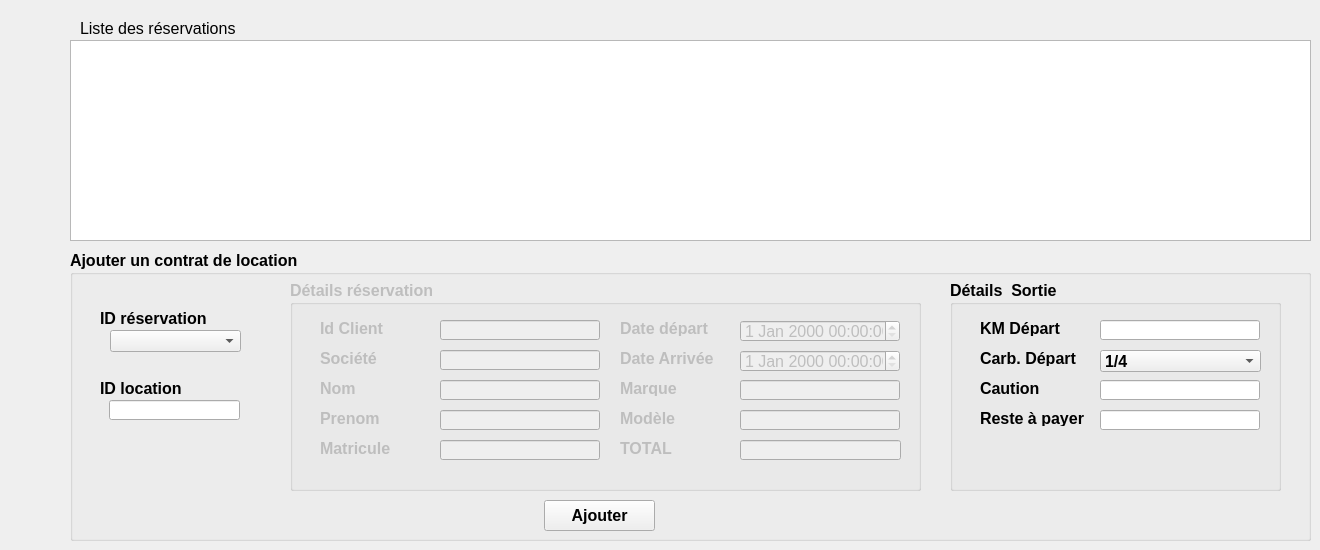
     <widget class="QWidget" name="page_ajouter_loc">
      <widget class="QGroupBox" name="ajouter_2">
       <property name="enabled">
        <bool>true</bool>
       </property>
       <property name="geometry">
        <rect>
         <x>70</x>
         <y>250</y>
         <width>1241</width>
         <height>291</height>
        </rect>
       </property>
       <property name="font">
        <font>
         <pointsize>12</pointsize>
         <weight>75</weight>
         <bold>true</bold>
        </font>
       </property>
       <property name="title">
        <string>Ajouter un contrat de location</string>
       </property>
       <widget class="QLabel" name="label_19">
        <property name="geometry">
         <rect>
          <x>30</x>
          <y>60</y>
          <width>121</width>
          <height>16</height>
         </rect>
        </property>
        <property name="font">
         <font>
          <weight>75</weight>
          <bold>true</bold>
         </font>
        </property>
        <property name="text">
         <string>ID réservation</string>
        </property>
       </widget>
       <widget class="QComboBox" name="loc_idRes_comboBox">
        <property name="geometry">
         <rect>
          <x>40</x>
          <y>80</y>
          <width>131</width>
          <height>22</height>
         </rect>
        </property>
       </widget>
       <widget class="QGroupBox" name="detailsRes">
        <property name="enabled">
         <bool>false</bool>
        </property>
        <property name="geometry">
         <rect>
          <x>220</x>
          <y>30</y>
          <width>631</width>
          <height>211</height>
         </rect>
        </property>
        <property name="title">
         <string>Détails réservation</string>
        </property>
        <widget class="QLineEdit" name="loc_IdCl">
         <property name="geometry">
          <rect>
           <x>150</x>
           <y>40</y>
           <width>160</width>
           <height>20</height>
          </rect>
         </property>
         <property name="font">
          <font>
           <weight>50</weight>
           <bold>false</bold>
          </font>
         </property>
        </widget>
        <widget class="QLabel" name="label_105">
         <property name="geometry">
          <rect>
           <x>30</x>
           <y>70</y>
           <width>121</width>
           <height>16</height>
          </rect>
         </property>
         <property name="font">
          <font>
           <weight>75</weight>
           <bold>true</bold>
          </font>
         </property>
         <property name="text">
          <string>Société</string>
         </property>
        </widget>
        <widget class="QLabel" name="label_106">
         <property name="geometry">
          <rect>
           <x>30</x>
           <y>160</y>
           <width>121</width>
           <height>16</height>
          </rect>
         </property>
         <property name="font">
          <font>
           <weight>75</weight>
           <bold>true</bold>
          </font>
         </property>
         <property name="text">
          <string>Matricule</string>
         </property>
        </widget>
        <widget class="QLineEdit" name="loc_societe">
         <property name="geometry">
          <rect>
           <x>150</x>
           <y>70</y>
           <width>160</width>
           <height>20</height>
          </rect>
         </property>
         <property name="font">
          <font>
           <weight>50</weight>
           <bold>false</bold>
          </font>
         </property>
        </widget>
        <widget class="QLabel" name="label_107">
         <property name="geometry">
          <rect>
           <x>30</x>
           <y>100</y>
           <width>121</width>
           <height>16</height>
          </rect>
         </property>
         <property name="font">
          <font>
           <weight>75</weight>
           <bold>true</bold>
          </font>
         </property>
         <property name="text">
          <string>Nom</string>
         </property>
        </widget>
        <widget class="QLabel" name="label_108">
         <property name="geometry">
          <rect>
           <x>30</x>
           <y>130</y>
           <width>121</width>
           <height>16</height>
          </rect>
         </property>
         <property name="font">
          <font>
           <weight>75</weight>
           <bold>true</bold>
          </font>
         </property>
         <property name="text">
          <string>Prenom</string>
         </property>
        </widget>
        <widget class="QLineEdit" name="loc_nom">
         <property name="geometry">
          <rect>
           <x>150</x>
           <y>100</y>
           <width>160</width>
           <height>20</height>
          </rect>
         </property>
         <property name="font">
          <font>
           <weight>50</weight>
           <bold>false</bold>
          </font>
         </property>
        </widget>
        <widget class="QLabel" name="label_109">
         <property name="geometry">
          <rect>
           <x>330</x>
           <y>40</y>
           <width>121</width>
           <height>16</height>
          </rect>
         </property>
         <property name="font">
          <font>
           <weight>75</weight>
           <bold>true</bold>
          </font>
         </property>
         <property name="text">
          <string>Date départ</string>
         </property>
        </widget>
        <widget class="QLineEdit" name="loc_prenom">
         <property name="geometry">
          <rect>
           <x>150</x>
           <y>130</y>
           <width>160</width>
           <height>20</height>
          </rect>
         </property>
         <property name="font">
          <font>
           <weight>50</weight>
           <bold>false</bold>
          </font>
         </property>
        </widget>
        <widget class="QLabel" name="label_110">
         <property name="geometry">
          <rect>
           <x>330</x>
           <y>70</y>
           <width>121</width>
           <height>16</height>
          </rect>
         </property>
         <property name="font">
          <font>
           <weight>75</weight>
           <bold>true</bold>
          </font>
         </property>
         <property name="text">
          <string>Date Arrivée</string>
         </property>
        </widget>
        <widget class="QLabel" name="label_111">
         <property name="geometry">
          <rect>
           <x>330</x>
           <y>100</y>
           <width>121</width>
           <height>16</height>
          </rect>
         </property>
         <property name="font">
          <font>
           <weight>75</weight>
           <bold>true</bold>
          </font>
         </property>
         <property name="text">
          <string>Marque</string>
         </property>
        </widget>
        <widget class="QLineEdit" name="loc_marque">
         <property name="geometry">
          <rect>
           <x>450</x>
           <y>100</y>
           <width>160</width>
           <height>20</height>
          </rect>
         </property>
         <property name="font">
          <font>
           <weight>50</weight>
           <bold>false</bold>
          </font>
         </property>
        </widget>
        <widget class="QLabel" name="label_112">
         <property name="geometry">
          <rect>
           <x>330</x>
           <y>130</y>
           <width>121</width>
           <height>16</height>
          </rect>
         </property>
         <property name="font">
          <font>
           <weight>75</weight>
           <bold>true</bold>
          </font>
         </property>
         <property name="text">
          <string>Modèle</string>
         </property>
        </widget>
        <widget class="QLineEdit" name="loc_modele">
         <property name="geometry">
          <rect>
           <x>450</x>
           <y>130</y>
           <width>160</width>
           <height>20</height>
          </rect>
         </property>
         <property name="font">
          <font>
           <weight>50</weight>
           <bold>false</bold>
          </font>
         </property>
        </widget>
        <widget class="QLabel" name="label_113">
         <property name="geometry">
          <rect>
           <x>330</x>
           <y>160</y>
           <width>121</width>
           <height>16</height>
          </rect>
         </property>
         <property name="font">
          <font>
           <weight>75</weight>
           <bold>true</bold>
          </font>
         </property>
         <property name="text">
          <string>TOTAL</string>
         </property>
        </widget>
        <widget class="QLineEdit" name="loc_total">
         <property name="geometry">
          <rect>
           <x>450</x>
           <y>160</y>
           <width>161</width>
           <height>20</height>
          </rect>
         </property>
         <property name="font">
          <font>
           <weight>50</weight>
           <bold>false</bold>
          </font>
         </property>
        </widget>
        <widget class="QLineEdit" name="loc_matricule">
         <property name="geometry">
          <rect>
           <x>150</x>
           <y>160</y>
           <width>160</width>
           <height>20</height>
          </rect>
         </property>
         <property name="font">
          <font>
           <weight>50</weight>
           <bold>false</bold>
          </font>
         </property>
        </widget>
        <widget class="QLabel" name="label_114">
         <property name="geometry">
          <rect>
           <x>30</x>
           <y>40</y>
           <width>121</width>
           <height>16</height>
          </rect>
         </property>
         <property name="font">
          <font>
           <weight>75</weight>
           <bold>true</bold>
          </font>
         </property>
         <property name="text">
          <string>Id Client</string>
         </property>
        </widget>
        <widget class="QDateTimeEdit" name="loc_dateDep">
         <property name="geometry">
          <rect>
           <x>450</x>
           <y>40</y>
           <width>160</width>
           <height>22</height>
          </rect>
         </property>
         <property name="font">
          <font>
           <weight>50</weight>
           <bold>false</bold>
          </font>
         </property>
        </widget>
        <widget class="QDateTimeEdit" name="loc_dateArr">
         <property name="geometry">
          <rect>
           <x>450</x>
           <y>70</y>
           <width>160</width>
           <height>22</height>
          </rect>
         </property>
         <property name="font">
          <font>
           <weight>50</weight>
           <bold>false</bold>
          </font>
         </property>
        </widget>
       </widget>
       <widget class="QGroupBox" name="detailsSortie">
        <property name="geometry">
         <rect>
          <x>880</x>
          <y>30</y>
          <width>331</width>
          <height>211</height>
         </rect>
        </property>
        <property name="title">
         <string>Détails  Sortie</string>
        </property>
        <widget class="QLineEdit" name="loc_RaP">
         <property name="geometry">
          <rect>
           <x>150</x>
           <y>130</y>
           <width>160</width>
           <height>20</height>
          </rect>
         </property>
         <property name="font">
          <font>
           <weight>50</weight>
           <bold>false</bold>
          </font>
         </property>
        </widget>
        <widget class="QLabel" name="label_25">
         <property name="geometry">
          <rect>
           <x>30</x>
           <y>70</y>
           <width>121</width>
           <height>16</height>
          </rect>
         </property>
         <property name="font">
          <font>
           <weight>75</weight>
           <bold>true</bold>
          </font>
         </property>
         <property name="text">
          <string>Carb. Départ</string>
         </property>
        </widget>
        <widget class="QLabel" name="label_21">
         <property name="geometry">
          <rect>
           <x>30</x>
           <y>40</y>
           <width>121</width>
           <height>16</height>
          </rect>
         </property>
         <property name="font">
          <font>
           <weight>75</weight>
           <bold>true</bold>
          </font>
         </property>
         <property name="text">
          <string>KM Départ</string>
         </property>
        </widget>
        <widget class="QLineEdit" name="loc_caution">
         <property name="geometry">
          <rect>
           <x>150</x>
           <y>100</y>
           <width>160</width>
           <height>20</height>
          </rect>
         </property>
         <property name="font">
          <font>
           <weight>50</weight>
           <bold>false</bold>
          </font>
         </property>
        </widget>
        <widget class="QLabel" name="label_22">
         <property name="geometry">
          <rect>
           <x>30</x>
           <y>100</y>
           <width>121</width>
           <height>16</height>
          </rect>
         </property>
         <property name="font">
          <font>
           <weight>75</weight>
           <bold>true</bold>
          </font>
         </property>
         <property name="text">
          <string>Caution</string>
         </property>
        </widget>
        <widget class="QLabel" name="label_104">
         <property name="geometry">
          <rect>
           <x>30</x>
           <y>130</y>
           <width>121</width>
           <height>16</height>
          </rect>
         </property>
         <property name="font">
          <font>
           <weight>75</weight>
           <bold>true</bold>
          </font>
         </property>
         <property name="text">
          <string>Reste à payer</string>
         </property>
        </widget>
        <widget class="QLineEdit" name="loc_kmD">
         <property name="geometry">
          <rect>
           <x>150</x>
           <y>40</y>
           <width>160</width>
           <height>20</height>
          </rect>
         </property>
         <property name="font">
          <font>
           <weight>50</weight>
           <bold>false</bold>
          </font>
         </property>
         <property name="clearButtonEnabled">
          <bool>false</bool>
         </property>
        </widget>
        <widget class="QComboBox" name="loc_carbD_comboBox">
         <property name="geometry">
          <rect>
           <x>150</x>
           <y>70</y>
           <width>161</width>
           <height>22</height>
          </rect>
         </property>
         <item>
          <property name="text">
           <string>1/4</string>
          </property>
         </item>
         <item>
          <property name="text">
           <string>2/4</string>
          </property>
         </item>
         <item>
          <property name="text">
           <string>3/4</string>
          </property>
         </item>
         <item>
          <property name="text">
           <string>4/4</string>
          </property>
         </item>
        </widget>
       </widget>
       <widget class="QLabel" name="label_20">
        <property name="geometry">
         <rect>
          <x>30</x>
          <y>130</y>
          <width>121</width>
          <height>16</height>
         </rect>
        </property>
        <property name="font">
         <font>
          <weight>75</weight>
          <bold>true</bold>
         </font>
        </property>
        <property name="text">
         <string>ID location</string>
        </property>
       </widget>
       <widget class="QLineEdit" name="loc_idLoc">
        <property name="geometry">
         <rect>
          <x>39</x>
          <y>150</y>
          <width>131</width>
          <height>20</height>
         </rect>
        </property>
        <property name="font">
         <font>
          <weight>50</weight>
          <bold>false</bold>
         </font>
        </property>
       </widget>
       <widget class="QPushButton" name="valider_ajout">
        <property name="geometry">
         <rect>
          <x>474</x>
          <y>250</y>
          <width>111</width>
          <height>31</height>
         </rect>
        </property>
        <property name="text">
         <string>Ajouter</string>
        </property>
        <property name="icon">
         <iconset resource="images.qrc">
          <normaloff>:/save.png</normaloff>:/save.png</iconset>
        </property>
        <property name="iconSize">
         <size>
          <width>25</width>
          <height>25</height>
         </size>
        </property>
       </widget>
      </widget>
      <widget class="QTableView" name="Res_tableView">
       <property name="geometry">
        <rect>
         <x>70</x>
         <y>40</y>
         <width>1241</width>
         <height>201</height>
        </rect>
       </property>
       <property name="palette">
        <palette>
         <active>
          <colorrole role="WindowText">
           <brush brushstyle="SolidPattern">
            <color alpha="255">
             <red>0</red>
             <green>0</green>
             <blue>0</blue>
            </color>
           </brush>
          </colorrole>
          <colorrole role="ButtonText">
           <brush brushstyle="SolidPattern">
            <color alpha="255">
             <red>0</red>
             <green>0</green>
             <blue>0</blue>
            </color>
           </brush>
          </colorrole>
         </active>
         <inactive>
          <colorrole role="WindowText">
           <brush brushstyle="SolidPattern">
            <color alpha="255">
             <red>0</red>
             <green>0</green>
             <blue>0</blue>
            </color>
           </brush>
          </colorrole>
          <colorrole role="ButtonText">
           <brush brushstyle="SolidPattern">
            <color alpha="255">
             <red>0</red>
             <green>0</green>
             <blue>0</blue>
            </color>
           </brush>
          </colorrole>
         </inactive>
         <disabled>
          <colorrole role="WindowText">
           <brush brushstyle="SolidPattern">
            <color alpha="255">
             <red>13</red>
             <green>76</green>
             <blue>69</blue>
            </color>
           </brush>
          </colorrole>
          <colorrole role="ButtonText">
           <brush brushstyle="SolidPattern">
            <color alpha="255">
             <red>13</red>
             <green>76</green>
             <blue>69</blue>
            </color>
           </brush>
          </colorrole>
         </disabled>
        </palette>
       </property>
      </widget>
      <widget class="QLabel" name="label_3">
       <property name="geometry">
        <rect>
         <x>80</x>
         <y>20</y>
         <width>181</width>
         <height>16</height>
        </rect>
       </property>
       <property name="palette">
        <palette>
         <active>
          <colorrole role="WindowText">
           <brush brushstyle="SolidPattern">
            <color alpha="255">
             <red>0</red>
             <green>0</green>
             <blue>0</blue>
            </color>
           </brush>
          </colorrole>
          <colorrole role="ButtonText">
           <brush brushstyle="SolidPattern">
            <color alpha="255">
             <red>0</red>
             <green>0</green>
             <blue>0</blue>
            </color>
           </brush>
          </colorrole>
         </active>
         <inactive>
          <colorrole role="WindowText">
           <brush brushstyle="SolidPattern">
            <color alpha="255">
             <red>0</red>
             <green>0</green>
             <blue>0</blue>
            </color>
           </brush>
          </colorrole>
          <colorrole role="ButtonText">
           <brush brushstyle="SolidPattern">
            <color alpha="255">
             <red>0</red>
             <green>0</green>
             <blue>0</blue>
            </color>
           </brush>
          </colorrole>
         </inactive>
         <disabled>
          <colorrole role="WindowText">
           <brush brushstyle="SolidPattern">
            <color alpha="255">
             <red>13</red>
             <green>76</green>
             <blue>69</blue>
            </color>
           </brush>
          </colorrole>
          <colorrole role="ButtonText">
           <brush brushstyle="SolidPattern">
            <color alpha="255">
             <red>13</red>
             <green>76</green>
             <blue>69</blue>
            </color>
           </brush>
          </colorrole>
         </disabled>
        </palette>
       </property>
       <property name="font">
        <font>
         <pointsize>12</pointsize>
        </font>
       </property>
       <property name="text">
        <string>Liste des réservations</string>
       </property>
      </widget>
      <widget class="QPushButton" name="afficher_loc">
       <property name="geometry">
        <rect>
         <x>20</x>
         <y>60</y>
         <width>30</width>
         <height>30</height>
        </rect>
       </property>
       <property name="styleSheet">
        <string notr="true">#afficher_loc{
background-color : transparent;
border-image : url(:/return.png);
background : none;
border : none;
background-repeat : none;
}</string>
       </property>
       <property name="text">
        <string/>
       </property>
      </widget>
     </widget>
